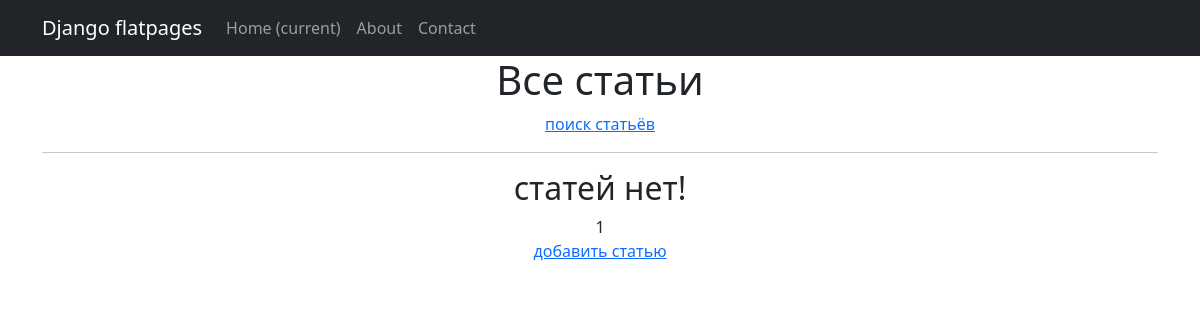
The app's page /artikulls/, older data.
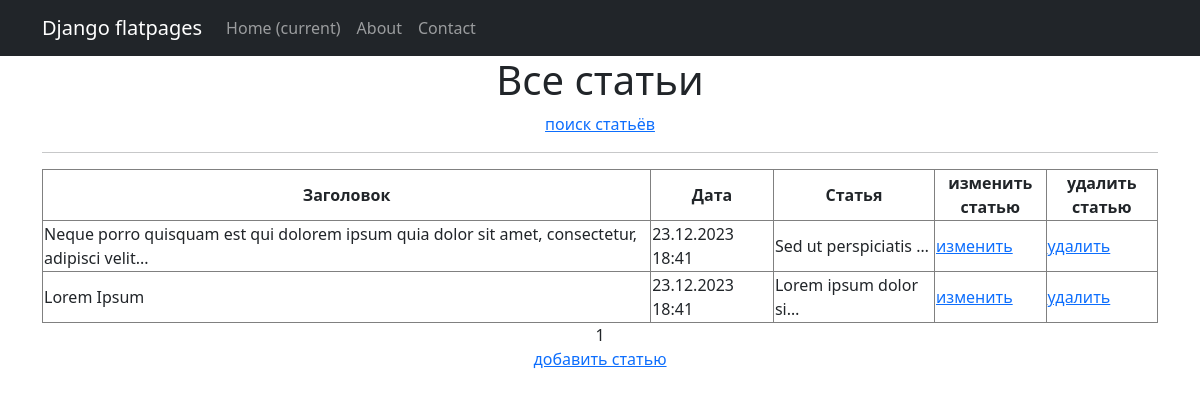
The same page, newer data.
### sajt/models.py (models this page shows, shortened)
class Post(models.Model):
    artikul = 'AR'
    news = 'NE'
    POSITIONS = [
        (artikul, 'статья'),
        (news, 'новость'),
    ]
    author = models.ForeignKey(Author, on_delete=models.CASCADE)
    type = models.CharField(max_length = 2, choices = POSITIONS, default=news, blank=True)
    datetime_in = models.DateTimeField(auto_now_add = True)
    head = models.CharField(max_length = 255)
    tekst = models.TextField()
    rating = models.IntegerField(default = 0)
    category = models.ManyToManyField(Category, through='PostCategory')

### sajt/views.py (the view)
# urls.py: path('artikulls/', ArtikullsList.as_view(), name= 'artikulls_list'),
class ArtikullsList(ListView):
    model = Post
    queryset = Post.objects.filter(type__exact='AR').order_by('-datetime_in')
    template_name = 'artikulls.html'
    context_object_name = 'artikulls'
    paginate_by = 10

### templates/artikulls.html (shortened to what this page needs)
{% extends 'flatpages/default.html' %}
{% block content %}
   <h1>Все статьи</h1>
   <p><a href="/artikulls/search/">поиск статьёв</a></p>
   <hr>
   {% if artikulls %}
       <table class="table-bordered" width="100%">
           <tr>
               <th>Заголовок</th>
               <th>Дата</th>
               <th>Статья</th>
               <th>изменить статью</th>
               <th>удалить статью</th>
           </tr>
           {% for artikull in artikulls %}
           <tr align="left">
               <td>{{ artikull.head }}</td>
               <td>{{ artikull.datetime_in|date:'d.m.Y H:i' }}</td>
               <td>{{ artikull.tekst|truncatechars:21 }}</td>
               <td width="10%"><a href="/news/{{artikull.id}}/edit/">изменить</a></td>
               <td width="10%"><a href="/news/{{artikull.id}}/delete/">удалить</a></td>
           {% endfor %}
       </table>
   {% else %}
       <h2>статей нет!</h2>
   {% endif %}
   {{ page_obj.number }}
<p><a href="/artikulls/create/">добавить статью</a></p>
{% endblock content %}

Row changes from the older to the newer data that the page shows:
now on this page (row edited): Post: head "Neque porro quisquam est qui dolorem ipsum quia dolor sit amet, consectetur, adipisci velit...", datetime_in "23.12.2023 18:41", tekst "Sed ut perspiciatis …"
now on this page (row edited): Post: head "Lorem Ipsum", datetime_in "23.12.2023 18:41", tekst "Lorem ipsum dolor si…"
Text that changed along with them:
text no longer shown: "статей нет!"
text now shown: "Заголовок Дата Статья изменить статью удалить статью"
